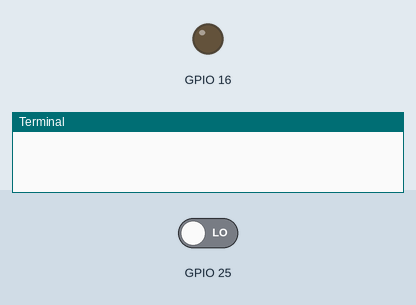
This program was run on a simulated Raspberry Pi (BCM pin numbers). Parts: output pins drawn as LEDs (lit = HIGH), the last lines printed to the terminal. Inputs (shaded band) come from the test bench; at power-on: GPIO 25 LOW.

Above: at 1.2 s.
1.3 s: GPIO 25 driven HIGH
At 2.5 s:
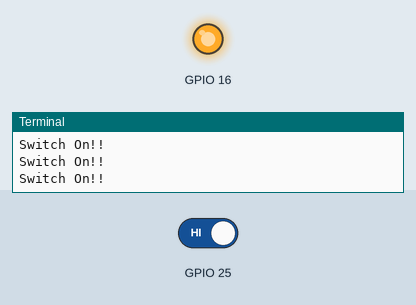
2.8 s: GPIO 25 driven LOW
At 3.9 s:
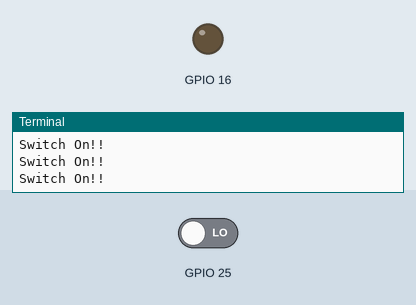
Timing chart, 0 to 5.8 s (numbered marks = the images above; inputs shaded):
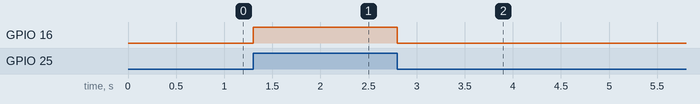

The program:

4_LED_SW.py
```python
import RPi.GPIO as GPIO #외부포트를 설정
import time # 시간함수(지연시간을 설정할 때 사용하는 함수)

GPIO .setmode(GPIO.BCM)# BCM타입을 사용한다고 지정
GPIO .setup(16, GPIO.OUT)# OUTPUT MODE
GPIO .setup(25, GPIO.IN)# OUTPUT MODE


try:
      while True:
            if GPIO.input(25)==True:
                GPIO.output(16, True)
                print("Switch On!!")
            else:
                GPIO.output(16, False)

except KeyboardInterrupt:
      GPIO.cleanup()#GPIO port close
```

Measured:
- after the input at 1.3 s, GPIO 16: LOW → HIGH at once
- after the input at 2.8 s, GPIO 16: HIGH → LOW at once
